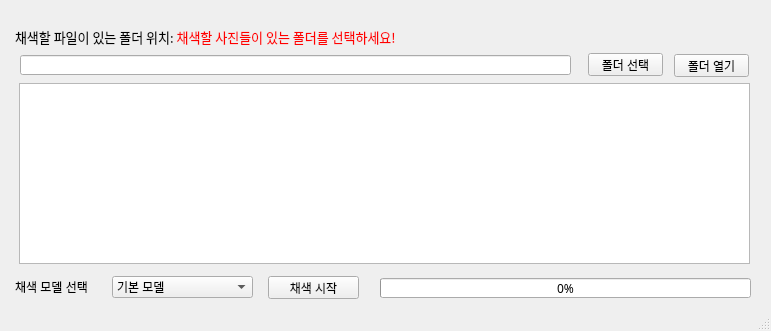
<?xml version="1.0" encoding="UTF-8"?>
<ui version="4.0">
 <class>MainWindow</class>
 <widget class="QMainWindow" name="MainWindow">
  <property name="enabled">
   <bool>true</bool>
  </property>
  <property name="geometry">
   <rect>
    <x>0</x>
    <y>0</y>
    <width>771</width>
    <height>331</height>
   </rect>
  </property>
  <property name="minimumSize">
   <size>
    <width>268</width>
    <height>167</height>
   </size>
  </property>
  <property name="maximumSize">
   <size>
    <width>16777215</width>
    <height>16777215</height>
   </size>
  </property>
  <property name="windowTitle">
   <string>AutoNWAP 네이버 인공지능 채색 자동화 프로그램</string>
  </property>
  <widget class="QWidget" name="centralwidget">
   <widget class="QProgressBar" name="progressBar">
    <property name="geometry">
     <rect>
      <x>380</x>
      <y>278</y>
      <width>371</width>
      <height>20</height>
     </rect>
    </property>
    <property name="font">
     <font>
      <family>맑은 고딕</family>
     </font>
    </property>
    <property name="value">
     <number>0</number>
    </property>
    <property name="format">
     <string>%p%</string>
    </property>
   </widget>
   <widget class="QPushButton" name="open_file_dir_btn">
    <property name="geometry">
     <rect>
      <x>674</x>
      <y>54</y>
      <width>75</width>
      <height>23</height>
     </rect>
    </property>
    <property name="text">
     <string>폴더 열기</string>
    </property>
   </widget>
   <widget class="QTextBrowser" name="log_browser">
    <property name="geometry">
     <rect>
      <x>19</x>
      <y>83</y>
      <width>731</width>
      <height>181</height>
     </rect>
    </property>
   </widget>
   <widget class="QLineEdit" name="painted_file_dir">
    <property name="geometry">
     <rect>
      <x>20</x>
      <y>55</y>
      <width>551</width>
      <height>20</height>
     </rect>
    </property>
    <property name="readOnly">
     <bool>true</bool>
    </property>
   </widget>
   <widget class="QLabel" name="label_3">
    <property name="geometry">
     <rect>
      <x>15</x>
      <y>27</y>
      <width>481</width>
      <height>21</height>
     </rect>
    </property>
    <property name="font">
     <font>
      <family>맑은 고딕</family>
      <pointsize>10</pointsize>
      <weight>50</weight>
      <bold>false</bold>
     </font>
    </property>
    <property name="text">
     <string>&lt;html&gt;&lt;head/&gt;&lt;body&gt;&lt;p&gt;채색할 파일이 있는 폴더 위치: &lt;span style=&quot; color:#ff0000;&quot;&gt;채색할 사진들이 있는 폴더를 선택하세요! &lt;/span&gt;&lt;/p&gt;&lt;/body&gt;&lt;/html&gt;</string>
    </property>
   </widget>
   <widget class="QPushButton" name="select_file_dir_btn">
    <property name="geometry">
     <rect>
      <x>588</x>
      <y>53</y>
      <width>75</width>
      <height>23</height>
     </rect>
    </property>
    <property name="text">
     <string>폴더 선택</string>
    </property>
   </widget>
   <widget class="QComboBox" name="select_model_cbox">
    <property name="geometry">
     <rect>
      <x>112</x>
      <y>276</y>
      <width>141</width>
      <height>22</height>
     </rect>
    </property>
    <item>
     <property name="text">
      <string>기본 모델</string>
     </property>
    </item>
    <item>
     <property name="text">
      <string>포스터 모델</string>
     </property>
    </item>
    <item>
     <property name="text">
      <string>그리자이유 모델</string>
     </property>
    </item>
    <item>
     <property name="text">
      <string>전경 마스킹</string>
     </property>
    </item>
   </widget>
   <widget class="QPushButton" name="run_paint_btn">
    <property name="geometry">
     <rect>
      <x>268</x>
      <y>276</y>
      <width>91</width>
      <height>23</height>
     </rect>
    </property>
    <property name="text">
     <string>채색 시작</string>
    </property>
   </widget>
   <widget class="QLabel" name="label">
    <property name="geometry">
     <rect>
      <x>15</x>
      <y>277</y>
      <width>91</width>
      <height>20</height>
     </rect>
    </property>
    <property name="text">
     <string>채색 모델 선택</string>
    </property>
   </widget>
  </widget>
  <widget class="QStatusBar" name="statusBar"/>
 </widget>
 <resources/>
 <connections/>
</ui>
